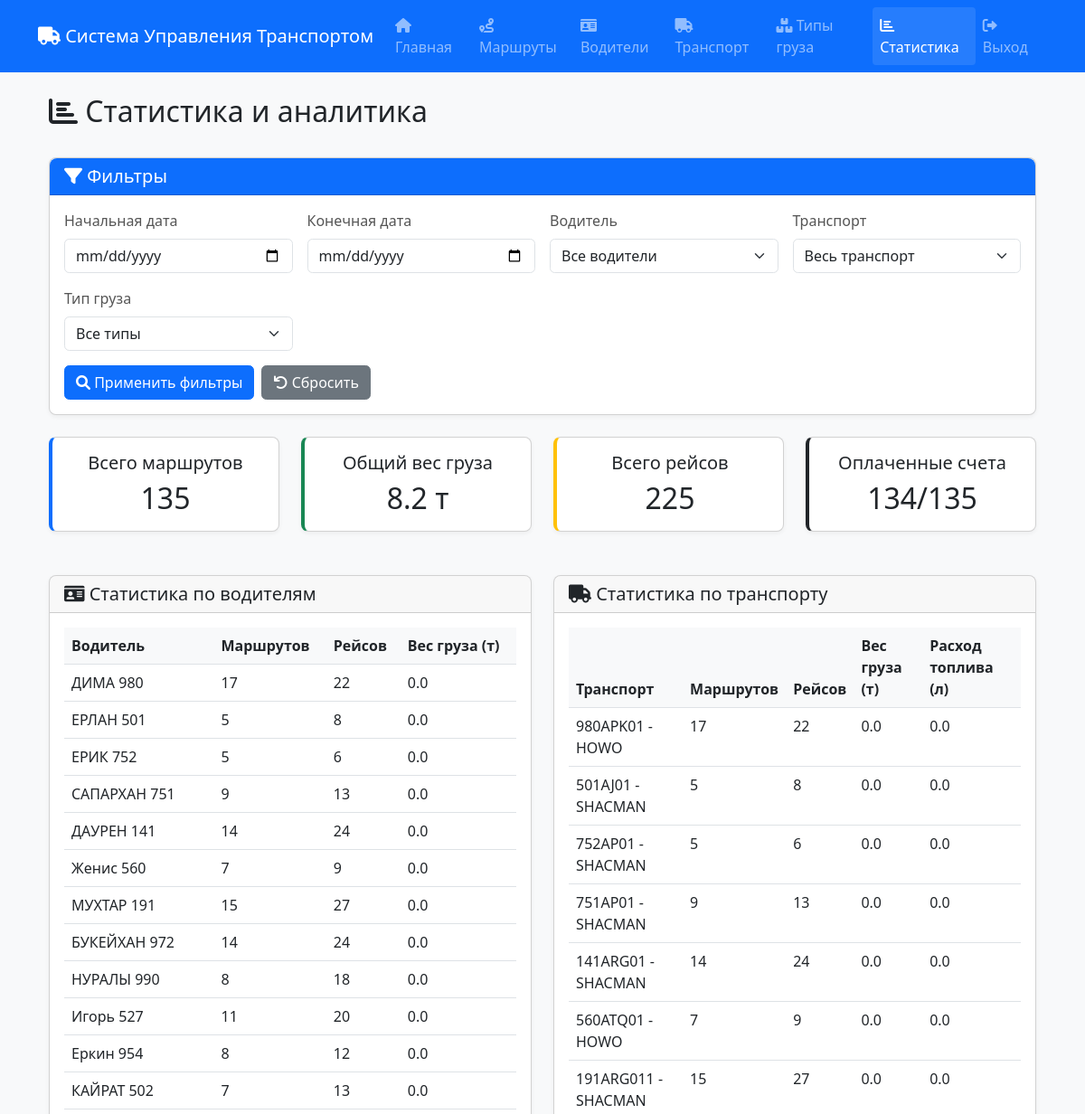
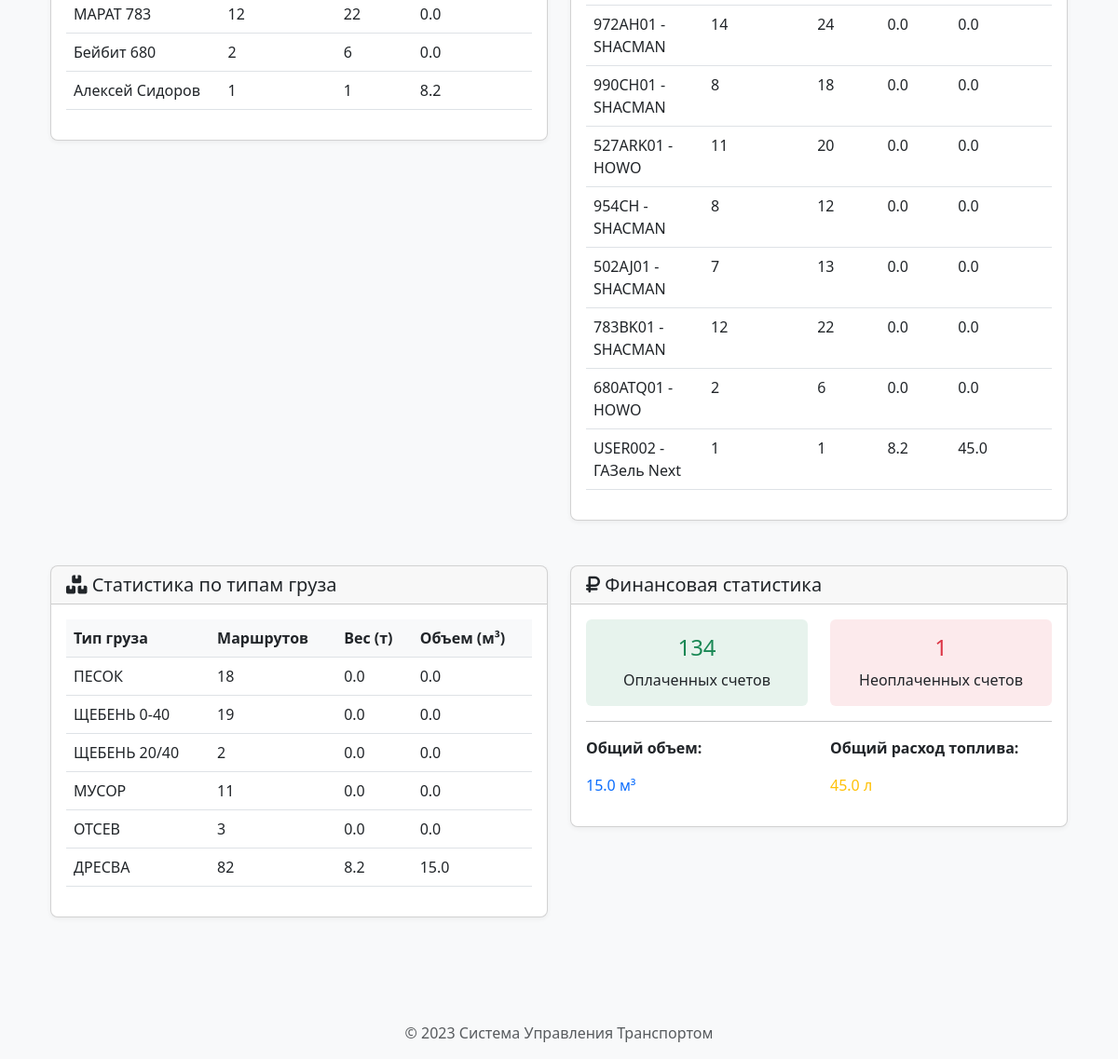
The page /statistics (signed in) on the database its author committed (2 pictures, top to bottom).
### app.py (models this page shows, shortened)
class Driver(db.Model):
    id = db.Column(db.Integer, primary_key=True)
    name = db.Column(db.String(100), nullable=False)
    contact = db.Column(db.String(20))
    vehicle_id = db.Column(db.Integer, db.ForeignKey('vehicle.id'))
    user_id = db.Column(db.Integer, db.ForeignKey('user.id'), nullable=False)
    created_at = db.Column(db.DateTime, default=datetime.utcnow)
    updated_at = db.Column(db.DateTime, default=datetime.utcnow, onupdate=datetime.utcnow)
    routes = db.relationship('Route', backref='driver')

class CargoType(db.Model):
    id = db.Column(db.Integer, primary_key=True)
    name = db.Column(db.String(100), nullable=False)
    description = db.Column(db.Text)
    user_id = db.Column(db.Integer, db.ForeignKey('user.id'), nullable=False)
    created_at = db.Column(db.DateTime, default=datetime.utcnow)
    routes = db.relationship('Route', backref='cargo_type', lazy=True)

### app.py (the view)
@app.route('/statistics')
@login_required
def statistics():
    start_date = request.args.get('start_date')
    end_date = request.args.get('end_date')
    driver_id = request.args.get('driver_id')
    vehicle_id = request.args.get('vehicle_id')
    cargo_type_id = request.args.get('cargo_type_id')
    query = Route.query.filter_by(user_id=current_user.id)
    if start_date and end_date:
        try:
            start_date_obj = datetime.strptime(start_date, '%Y-%m-%d').date()
            end_date_obj = datetime.strptime(end_date, '%Y-%m-%d').date()
            from sqlalchemy import func, and_
            query = query.filter(
                and_(
                    func.date(Route.date) >= start_date_obj,
                    func.date(Route.date) <= end_date_obj
                )
            )
        except ValueError:
            pass
    else:
        three_months_ago = datetime.utcnow() - timedelta(days=90)
        query = query.filter(Route.date >= three_months_ago)
    if driver_id:
        query = query.filter(Route.driver_id == driver_id)
    if vehicle_id:
        query = query.filter(Route.vehicle_id == vehicle_id)
    if cargo_type_id:
        query = query.filter(Route.cargo_type_id == cargo_type_id)
    routes = query.all()
    total_routes = len(routes)
    total_trips = sum(r.trips_count for r in routes)
    total_weight = sum(r.cargo_weight or 0 for r in routes)
    total_volume = sum(r.cargo_volume or 0 for r in routes)
    total_fuel = sum(r.fuel or 0 for r in routes)
    paid_invoices = sum(1 for r in routes if r.invoice_paid)
    unpaid_invoices = total_routes - paid_invoices
    driver_stats = {}
    for route in routes:
        if route.driver:
            driver_name = route.driver.name
            if driver_name not in driver_stats:
                driver_stats[driver_name] = {'routes': 0, 'trips': 0, 'weight': 0}
            driver_stats[driver_name]['routes'] += 1
            driver_stats[driver_name]['trips'] += route.trips_count
            driver_stats[driver_name]['weight'] += route.cargo_weight or 0
    vehicle_stats = {}
    for route in routes:
        if route.vehicle:
            vehicle_name = f"{route.vehicle.number} - {route.vehicle.model}"
            if vehicle_name not in vehicle_stats:
                vehicle_stats[vehicle_name] = {'routes': 0, 'trips': 0, 'weight': 0, 'fuel': 0}
            vehicle_stats[vehicle_name]['routes'] += 1
            vehicle_stats[vehicle_name]['trips'] += route.trips_count
            vehicle_stats[vehicle_name]['weight'] += route.cargo_weight or 0
            vehicle_stats[vehicle_name]['fuel'] += route.fuel or 0
    cargo_stats = {}
    for route in routes:
        if route.cargo_type:
            cargo_name = route.cargo_type.name
            if cargo_name not in cargo_stats:
                cargo_stats[cargo_name] = {'routes': 0, 'weight': 0, 'volume': 0}
            cargo_stats[cargo_name]['routes'] += 1
            cargo_stats[cargo_name]['weight'] += route.cargo_weight or 0
            cargo_stats[cargo_name]['volume'] += route.cargo_volume or 0
    drivers = Driver.query.all()
    vehicles = Vehicle.query.all()
    cargo_types = CargoType.query.all()
    current_filters = {
        'start_date': start_date,
        'end_date': end_date,
        'driver_id': driver_id,
        'vehicle_id': vehicle_id,
        'cargo_type_id': cargo_type_id
    }
    return render_template('statistics.html',
                         total_routes=total_routes,
                         total_trips=total_trips,
                         total_weight=total_weight,
                         total_volume=total_volume,
                         total_fuel=total_fuel,
                         paid_invoices=paid_invoices,
                         unpaid_invoices=unpaid_invoices,
                         driver_stats=driver_stats,
                         vehicle_stats=vehicle_stats,
                         cargo_stats=cargo_stats,
                         drivers=drivers,
                         vehicles=vehicles,
                         cargo_types=cargo_types,
                         current_filters=current_filters)

### app.py (called while the page is built)
@login_manager.user_loader
def load_user(user_id):
    return User.query.get(int(user_id))

### templates/statistics.html (shortened to what this page needs)
{% extends "base.html" %}
{% block content %}
<div class="container-fluid">
    <div class="row mb-4">
        <div class="col-md-12">
            <h2><i class="fas fa-chart-bar"></i> Статистика и аналитика</h2>
        </div>
    </div>
    <div class="card mb-4">
        <div class="card-header bg-primary text-white">
            <h5 class="mb-0"><i class="fas fa-filter"></i> Фильтры</h5>
        </div>
        <div class="card-body">
            <form id="filterForm" class="row g-3">
                <div class="col-md-3">
                    <label for="start_date" class="form-label">Начальная дата</label>
                    <input type="date" class="form-control" id="start_date" name="start_date" value="{{ current_filters.start_date or '' }}">
                </div>
                <div class="col-md-3">
                    <label for="end_date" class="form-label">Конечная дата</label>
                    <input type="date" class="form-control" id="end_date" name="end_date" value="{{ current_filters.end_date or '' }}">
                </div>
                <div class="col-md-3">
                    <label for="driver_filter" class="form-label">Водитель</label>
                    <select class="form-select" id="driver_filter" name="driver_id">
                        <option value="">Все водители</option>
                    </select>
                </div>
                <div class="col-md-3">
                    <label for="vehicle_filter" class="form-label">Транспорт</label>
                    <select class="form-select" id="vehicle_filter" name="vehicle_id">
                        <option value="">Весь транспорт</option>
                    </select>
                </div>
                <div class="col-md-3">
                    <label for="cargo_type_filter" class="form-label">Тип груза</label>
                    <select class="form-select" id="cargo_type_filter" name="cargo_type_id">
                        <option value="">Все типы</option>
                    </select>
                </div>
                <div class="col-12">
                    <div class="d-flex gap-2">
                        <button type="submit" class="btn btn-primary">
                            <i class="fas fa-search"></i> Применить фильтры
                        </button>
                        <button type="button" class="btn btn-secondary" id="clearFilters">
                            <i class="fas fa-undo"></i> Сбросить
                        </button>
                    </div>
                </div>
            </form>
        </div>
    </div>
    <div class="row mb-4">
        <div class="col-md-3">
            <div class="card stats-card primary">
                <div class="card-body text-center">
                    <h5 class="card-title">Всего маршрутов</h5>
                    <h2 class="mb-0">{{ total_routes }}</h2>
                </div>
            </div>
        </div>
        <div class="col-md-3">
            <div class="card stats-card success">
                <div class="card-body text-center">
                    <h5 class="card-title">Общий вес груза</h5>
                    <h2 class="mb-0">{{ "%.1f"|format(total_weight) }} т</h2>
                </div>
            </div>
        </div>
        <div class="col-md-3">
            <div class="card stats-card warning">
                <div class="card-body text-center">
                    <h5 class="card-title">Всего рейсов</h5>
                    <h2 class="mb-0">{{ total_trips }}</h2>
                </div>
            </div>
        </div>
        <div class="col-md-3">
            <div class="card stats-card info">
                <div class="card-body text-center">
                    <h5 class="card-title">Оплаченные счета</h5>
                    <h2 class="mb-0">{{ paid_invoices }}/{{ total_routes }}</h2>
                </div>
            </div>
        </div>
    </div>
    <div class="row">
        <div class="col-md-6 mb-4">
            <div class="card">
                <div class="card-header">
                    <h5 class="mb-0"><i class="fas fa-id-card"></i> Статистика по водителям</h5>
                </div>
                <div class="card-body">
                    {% if driver_stats %}
                    <div class="table-responsive">
                        <table class="table table-hover">
                            <thead>
                                <tr>
                                    <th>Водитель</th>
                                    <th>Маршрутов</th>
                                    <th>Рейсов</th>
                                    <th>Вес груза (т)</th>
                                </tr>
                            </thead>
                            <tbody>
                                {% for driver_name, stats in driver_stats.items() %}
                                <tr>
                                    <td>{{ driver_name }}</td>
                                    <td>{{ stats.routes }}</td>
                                    <td>{{ stats.trips }}</td>
                                    <td>{{ "%.1f"|format(stats.weight) }}</td>
                                </tr>
                                {% endfor %}
                            </tbody>
                        </table>
                    </div>
                    {% else %}
                    <p class="text-center text-muted">Нет данных по водителям</p>
                    {% endif %}
                </div>
            </div>
        </div>
        <div class="col-md-6 mb-4">
            <div class="card">
                <div class="card-header">
                    <h5 class="mb-0"><i class="fas fa-truck"></i> Статистика по транспорту</h5>
                </div>
                <div class="card-body">
                    {% if vehicle_stats %}
                    <div class="table-responsive">
                        <table class="table table-hover">
                            <thead>
                                <tr>
                                    <th>Транспорт</th>
                                    <th>Маршрутов</th>
                                    <th>Рейсов</th>
                                    <th>Вес груза (т)</th>
                                    <th>Расход топлива (л)</th>
                                </tr>
                            </thead>
                            <tbody>
                                {% for vehicle_name, stats in vehicle_stats.items() %}
                                <tr>
                                    <td>{{ vehicle_name }}</td>
                                    <td>{{ stats.routes }}</td>
                                    <td>{{ stats.trips }}</td>
                                    <td>{{ "%.1f"|format(stats.weight) }}</td>
                                    <td>{{ "%.1f"|format(stats.fuel) }}</td>
                                </tr>
                                {% endfor %}
                            </tbody>
                        </table>
                    </div>
                    {% else %}
                    <p class="text-center text-muted">Нет данных по транспорту</p>
                    {% endif %}
                </div>
            </div>
        </div>
        <div class="col-md-6 mb-4">
            <div class="card">
                <div class="card-header">
                    <h5 class="mb-0"><i class="fas fa-boxes"></i> Статистика по типам груза</h5>
                </div>
                <div class="card-body">
                    {% if cargo_stats %}
                    <div class="table-responsive">
                        <table class="table table-hover">
                            <thead>
                                <tr>
                                    <th>Тип груза</th>
                                    <th>Маршрутов</th>
                                    <th>Вес (т)</th>
                                    <th>Объем (м³)</th>
                                </tr>
                            </thead>
                            <tbody>
                                {% for cargo_name, stats in cargo_stats.items() %}
                                <tr>
                                    <td>{{ cargo_name }}</td>
                                    <td>{{ stats.routes }}</td>
                                    <td>{{ "%.1f"|format(stats.weight) }}</td>
                                    <td>{{ "%.1f"|format(stats.volume) }}</td>
                                </tr>
                                {% endfor %}
                            </tbody>
                        </table>
                    </div>
                    {% else %}
                    <p class="text-center text-muted">Нет данных по типам груза</p>
                    {% endif %}
                </div>
            </div>
        </div>
        <div class="col-md-6 mb-4">
            <div class="card">
                <div class="card-header">
                    <h5 class="mb-0"><i class="fas fa-ruble-sign"></i> Финансовая статистика</h5>
                </div>
                <div class="card-body">
                    <div class="row text-center">
                        <div class="col-6">
                            <div class="p-3 bg-success bg-opacity-10 rounded">
                                <h4 class="text-success">{{ paid_invoices }}</h4>
                                <p class="mb-0">Оплаченных счетов</p>
                            </div>
                        </div>
                        <div class="col-6">
                            <div class="p-3 bg-danger bg-opacity-10 rounded">
                                <h4 class="text-danger">{{ unpaid_invoices }}</h4>
                                <p class="mb-0">Неоплаченных счетов</p>
                            </div>
                        </div>
                    </div>
                    <hr>
                    <div class="row">
                        <div class="col-6">
                            <p><strong>Общий объем:</strong></p>
                            <p class="text-primary">{{ "%.1f"|format(total_volume) }} м³</p>
                        </div>
                        <div class="col-6">
                            <p><strong>Общий расход топлива:</strong></p>
                            <p class="text-warning">{{ "%.1f"|format(total_fuel) }} л</p>
                        </div>
                    </div>
                </div>
            </div>
        </div>
    </div>
</div>
{% endblock %}

### static/css/style.css (style rules this page uses)
body { min-height: 100vh; display: flex; flex-direction: column; font-family: 'Segoe UI', Tahoma, Geneva, Verdana, sans-serif; background-color: #f8f9fa; }
.card { transition: transform 0.2s; margin-bottom: 1.5rem; box-shadow: 0 2px 5px rgba(0, 0, 0, 0.05); border-radius: 0.5rem; }
.card-header { border-top-left-radius: 0.5rem !important; border-top-right-radius: 0.5rem !important; }
.stats-card { border-left: 4px solid; }
.stats-card.primary { border-left-color: #0d6efd; }
.stats-card.success { border-left-color: #198754; }
.stats-card.warning { border-left-color: #ffc107; }
.table th { font-weight: 600; background-color: #f8f9fa; }
.btn { border-radius: 0.35rem; }
#filterForm .form-control, #filterForm .form-select { border-radius: 0.35rem; }
#filterForm label { font-weight: 500; color: #555; }

### rows shown on the page
Driver: name "ДИМА 980", routes "17", trips "22", weight "0.0"
Driver: name "ЕРЛАН 501", routes "5", trips "8", weight "0.0"
Driver: name "ЕРИК 752", routes "5", trips "6", weight "0.0"
Driver: name "САПАРХАН 751", routes "9", trips "13", weight "0.0"
Driver: name "ДАУРЕН 141", routes "14", trips "24", weight "0.0"
Driver: name "Женис 560", routes "7", trips "9", weight "0.0"
Driver: name "МУХТАР 191", routes "15", trips "27", weight "0.0"
Driver: name "БУКЕЙХАН 972", routes "14", trips "24", weight "0.0"
Driver: name "НУРАЛЫ 990", routes "8", trips "18", weight "0.0"
Driver: name "Игорь 527", routes "11", trips "20", weight "0.0"
Driver: name "Еркин 954", routes "8", trips "12", weight "0.0"
Driver: name "КАЙРАТ 502", routes "7", trips "13", weight "0.0"
Driver: name "МАРАТ 783", routes "12", trips "22", weight "0.0"
Driver: name "Бейбит 680", routes "2", trips "6", weight "0.0"
Driver: name "Алексей Сидоров", routes "1", trips "1", weight "8.2"
CargoType: name "ПЕСОК", routes "18", weight "0.0", volume "0.0"
CargoType: name "ЩЕБЕНЬ 0-40", routes "19", weight "0.0", volume "0.0"
CargoType: name "ЩЕБЕНЬ 20/40", routes "2", weight "0.0", volume "0.0"
CargoType: name "МУСОР", routes "11", weight "0.0", volume "0.0"
CargoType: name "ОТСЕВ", routes "3", weight "0.0", volume "0.0"
CargoType: name "ДРЕСВА", routes "82", weight "8.2", volume "15.0"

### other values the page prints
{{ total_routes }} "135"
{{ "%.1f"|format(total_weight) }} "8.2"
{{ total_trips }} "225"
{{ paid_invoices }} "134"
{{ vehicle_name }} "980APK01 - HOWO" "501AJ01 - SHACMAN" "752AP01 - SHACMAN" "751AP01 - SHACMAN" "141ARG01 - SHACMAN" "560ATQ01 - HOWO" "191ARG011 - SHACMAN" "972AH01 - SHACMAN" "990CH01 - SHACMAN" "527ARK01 - HOWO" "954CH - SHACMAN" "502AJ01 - SHACMAN" "783BK01 - SHACMAN" "680ATQ01 - HOWO" "USER002 - ГАЗель Next"
{{ stats.routes }} "17" "5" "5" "9" "14" "7" "15" "14" "8" "11" "8" "7" "12" "2" "1"
{{ stats.trips }} "22" "8" "6" "13" "24" "9" "27" "24" "18" "20" "12" "13" "22" "6" "1"
{{ "%.1f"|format(stats.weight) }} "0.0" "0.0" "0.0" "0.0" "0.0" "0.0" "0.0" "0.0" "0.0" "0.0" "0.0" "0.0" "0.0" "0.0" "8.2"
{{ "%.1f"|format(stats.fuel) }} "0.0" "0.0" "0.0" "0.0" "0.0" "0.0" "0.0" "0.0" "0.0" "0.0" "0.0" "0.0" "0.0" "0.0" "45.0"
{{ unpaid_invoices }} "1"
{{ "%.1f"|format(total_volume) }} "15.0"
{{ "%.1f"|format(total_fuel) }} "45.0"
